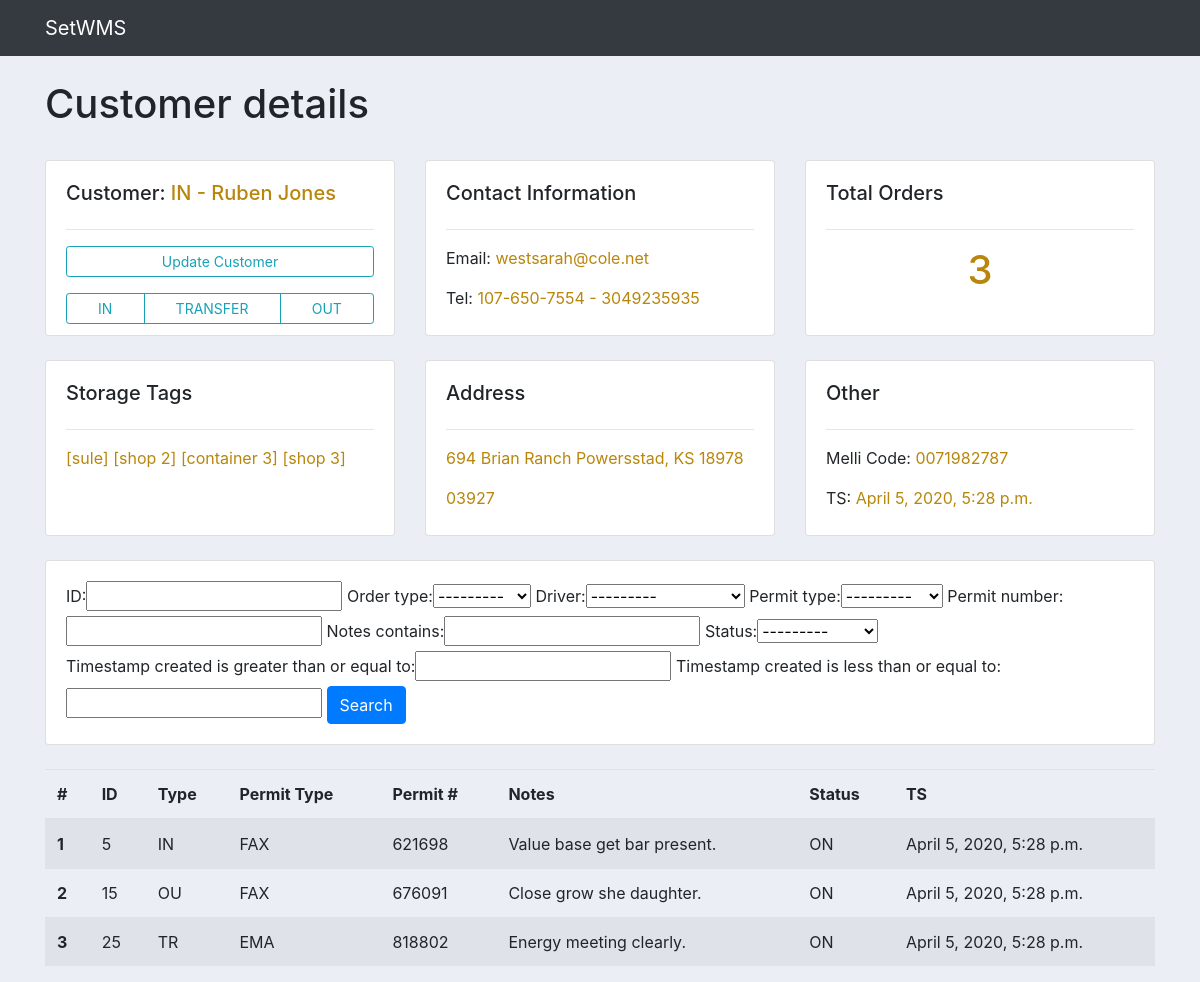
The app's page /set_app/customers/5/, older data.
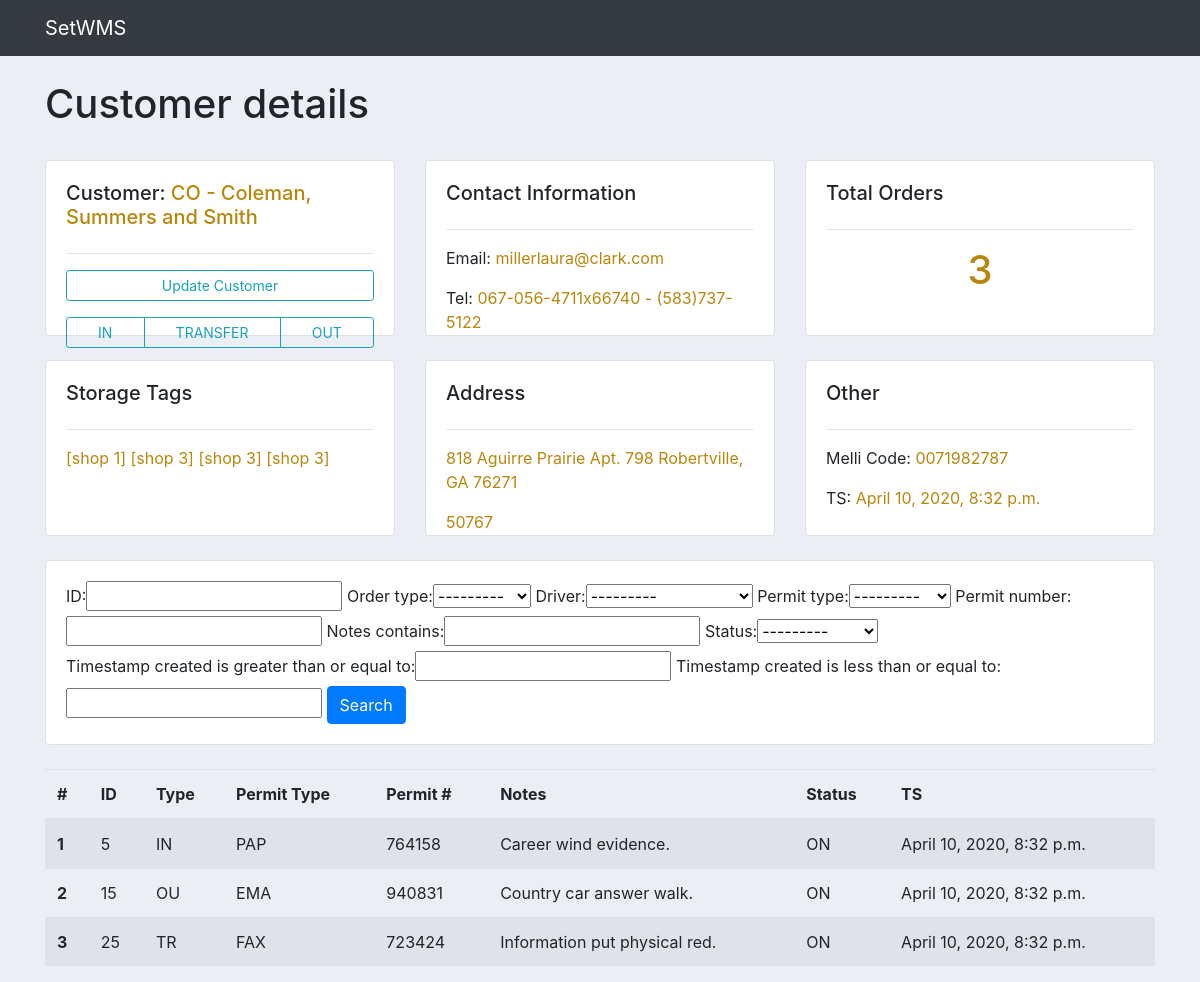
The same page, newer data.
### set_app/models.py (models this page shows, shortened)
class Customer(models.Model):
	INDIVIDUAL = 'IN'
	COMPANY = 'CO'
	OTHER = 'OT'
	ENTITY_TYPE_CHOICES = [
		(INDIVIDUAL, 'Individual'),
		(COMPANY, 'Company'),
		(OTHER, 'Other'),
	]
	entity_type = models.CharField(
		max_length=2,
		choices=ENTITY_TYPE_CHOICES,
		default=INDIVIDUAL,
	)
	first_name = models.CharField(max_length=256, default="first name", blank=True)
	last_name = models.CharField(max_length=256, default="last name", blank=True)
	company_name = models.CharField(max_length=256, default="company name", blank=True)
	melli_code = models.CharField(max_length=10, default=0, validators=[NUMERIC])
	tel1 = models.CharField(max_length=256, default="XXXXXXXX")
	tel2 = models.CharField(max_length=256, default="XXXXXXXX", blank=True)
	email = models.EmailField()
	address = models.CharField(max_length=512, default="address")
	postcode = models.CharField(max_length=10, default="XXXXXXXXXX")
	storage_tags = models.ManyToManyField(StorageTag)
	timestamp_created = models.DateTimeField(auto_now_add=True)
	warehouse = models.ForeignKey(Warehouse, related_name='customers', on_delete=models.CASCADE, default=DEFAULT_WH_ID)
	def __str__(self):
		if self.entity_type == self.INDIVIDUAL:
			return self.entity_type + " - " + self.first_name + " " + self.last_name
		elif self.entity_type == self.COMPANY:
			return self.entity_type + " - " + self.company_name
		else:
			return "Customer __str__ ERROR!"

class StorageTag(models.Model):
	name = models.CharField(max_length=256, default="Storage Tag Name")
	def __str__(self):
		return self.name

class Order(models.Model):
	sys_order_no = models.PositiveIntegerField()
	warehouse = models.ForeignKey(Warehouse, on_delete=models.SET_NULL, null=True, default=DEFAULT_WH_ID)
	customer = models.ForeignKey(Customer, on_delete=models.SET_NULL, null=True, related_name='orders')
	order_choices = (('IN', 'Inbound'), ('OU', 'Outbound'), ('TR', 'Transfer '))
	order_type = models.CharField(max_length=10, choices=order_choices, default='ON', null=False)
	permit_choices = (('PAP', 'Paper'), ('FAX', 'Fax'), ('EMA', 'Email'), ('TEL', 'Telephone'))
	permit_type = models.CharField(max_length=10, choices=permit_choices, default='ON', null=False)
	permit_number = models.CharField(max_length=30, default="0", blank=False, unique=False, null=True)
	notes = models.TextField(max_length=2048, default="some notes", blank=True)
	origin_destination = models.CharField(max_length=30, default="0", blank=False, null=True)
	billway_number = models.CharField(max_length=30, default="0", blank=False, unique=False, null=True)
	transport_company = models.CharField(max_length=256, default="company name", blank=True)
	sender_receiver = models.CharField(max_length=50, default="0", blank=False, unique=False, null=True)
	receiving_customer = models.ForeignKey(Customer, on_delete=models.SET_NULL, null=True,
	                                       related_name='receiving_customer')  # used only for transfer
	status_choices = (('OFF', 'Off - inactive'), ('ON', 'On - active'))
	status = models.CharField(max_length=20, choices=status_choices, default='ON')
	timestamp_created = models.DateTimeField(auto_now_add=True)
	driver = models.ForeignKey(Driver, on_delete=models.SET_NULL, null=True)

### set_app/views.py (the view)
# urls.py: path('customers/<int:pk>/', views.CustomerMorDetailView, name='customer_more_detail'),
def CustomerMorDetailView(request, pk):
	customer = Customer.objects.get(id=pk)
	orders = customer.orders.all()
	total_orders = orders.count()
	customer_name = customer.__str__
	myFilter = OrderFilter(request.GET,queryset=orders)
	orders = myFilter.qs
	context = {'customer':customer, 'orders':orders, 'total_orders':total_orders, 'customer_name':customer_name,'myfilter':myFilter}
	return render(request, 'set_app/customer_more_detail.html', context)

### set_app/models.py (called while the page is built)
	def __str__(self):
		return self.first_name + " " + self.last_name

### set_app/templates/set_app/customer_more_detail.html (shortened to what the changed rows need)
{% extends "set_app/set_app_base.html" %}
{% block body_block %}
    <br>
    <h1>Customer details</h1>
    <br>
    <div class="row">
        <div class="col-md">
            <div class="card card-body" style="height: 11rem;">
                <h5>Customer: <span style="color:darkgoldenrod">{{ customer_name }}</span></h5>
            </div>
        </div>
        <div class="col-md">
            <div class="card card-body" style="height: 11rem;">
                <p>Email: <span style="color:darkgoldenrod;">{{ customer.email }}</span></p>
                <p>Tel: <span style="color:darkgoldenrod;">{{ customer.tel1 }} - {{ customer.tel2 }}</span></p>
            </div>
        </div>
        <div class="col-md">
            <div class="card card-body" style="height: 11rem;">
                <h1 style="color:darkgoldenrod; text-align:center;">{{ total_orders }}</h1>
            </div>
        </div>
    </div>
    <br>
    <div class="row">
        <div class="col-md">
            <div class="card card-body" style="height: 11rem;">
                <h5>Storage Tags</h5>
                <hr>
                <p style="color:darkgoldenrod;">
                    {% for tag_name in customer.storage_tags.all %}
                        [{{ tag_name }}]
                    {% endfor %}
                </p>
            </div>
        </div>
        <div class="col-md">
            <div class="card card-body" style="height: 11rem;">
                <h5>Address</h5>
                <hr>
                <p style="color:darkgoldenrod;">{{ customer.address }}</p>
                <p style="color:darkgoldenrod;">{{ customer.postcode }}</p>
            </div>
        </div>
        <div class="col-md">
            <div class="card card-body" style="height: 11rem;">
                <p>Melli Code: <span style="color:darkgoldenrod;">{{ customer.melli_code }}</span></p>
                <p>TS: <span style="color:darkgoldenrod;">{{ customer.timestamp_created }}</span></p>
            </div>
        </div>
    </div>
    <br>
    <div class="row">
        <div class="col">
            <div class="card card-body">
                <form method="get">
                    {{ myfilter.form }}
                </form>
            </div>
        </div>
    </div>
    <br>
    <table class="table table-striped">
        <thead>
        <tr>
            <th scope="col">#</th>
            <th scope="col">ID</th>
            <th scope="col">Type</th>
            <th scope="col">Permit Type</th>
            <th scope="col">Permit #</th>
            <th scope="col">Notes</th>
            <th scope="col">Status</th>
            <th scope="col">TS</th>
        </tr>
        </thead>
        <tbody>
        {% for order in orders %}
            <tr>
                <th scope="row">{{ forloop.counter }}</th>
                <td>{{ order.id }}</td>
                <td>{{ order.order_type }}</td>
                <td>{{ order.permit_type }}</td>
                <td>{{ order.permit_number }}</td>
                <td>{{ order.notes }}</td>
                <td>{{ order.status }}</td>
                <td>{{ order.timestamp_created }}</td>
            </tr>
        {% endfor %}
        </tbody>
    </table>
    </html>
{% endblock %}

Row changes from the older to the newer data that the page shows:
changed Customer: entity_type+company_name "IN - Ruben Jones" → "CO - Coleman, Summers and Smith"; email "westsarah@cole.net" → "millerlaura@clark.com"; tel1 "107-650-7554" → "067-056-4711x66740"; tel2 "3049235935" → "(583)737-5122"; address "694 Brian Ranch Powersstad, KS 18978" → "818 Aguirre Prairie Apt. 798 Robertville, GA 76271"; postcode "03927" → "50767"; timestamp_created "April 5, 2020, 5:28 p.m." → "April 10, 2020, 8:32 p.m."
changed StorageTag: name "sule" → "shop 1"
changed StorageTag (number 2 of 4 on the later page): name "shop 2" → "shop 3"
changed StorageTag (number 3 of 4 on the later page): name "container 3" → "shop 3"
changed Order "IN": permit_type "FAX" → "PAP"; permit_number "621698" → "764158"; notes "Value base get bar present." → "Career wind evidence."; timestamp_created "April 5, 2020, 5:28 p.m." → "April 10, 2020, 8:32 p.m."
changed Order "OU": permit_type "FAX" → "EMA"; permit_number "676091" → "940831"; notes "Close grow she daughter." → "Country car answer walk."; timestamp_created "April 5, 2020, 5:28 p.m." → "April 10, 2020, 8:32 p.m."
changed Order "TR": permit_type "EMA" → "FAX"; permit_number "818802" → "723424"; notes "Energy meeting clearly." → "Information put physical red."; timestamp_created "April 5, 2020, 5:28 p.m." → "April 10, 2020, 8:32 p.m."
